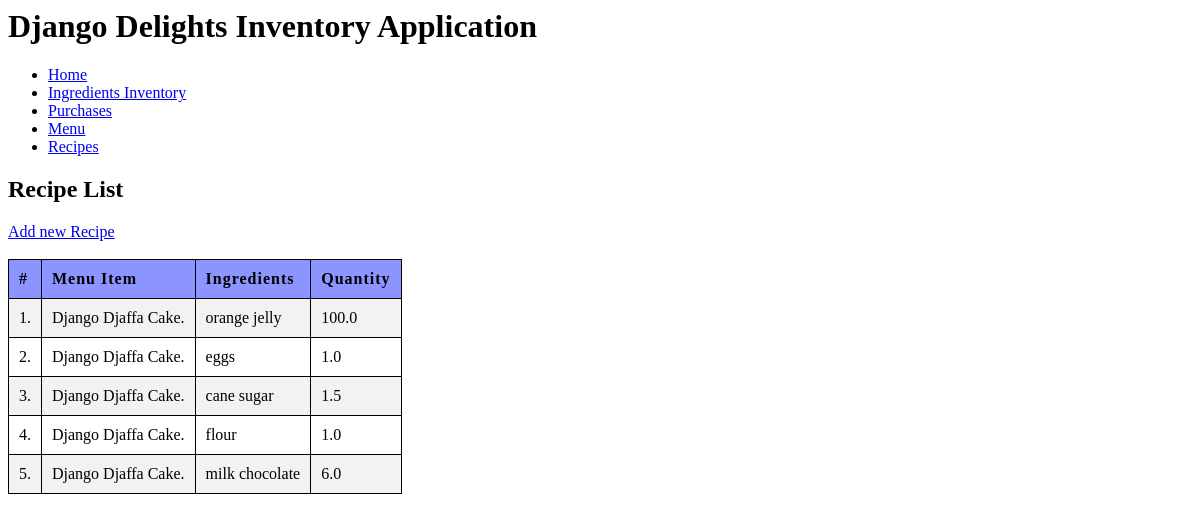
The app's page /recipe/list, older data.
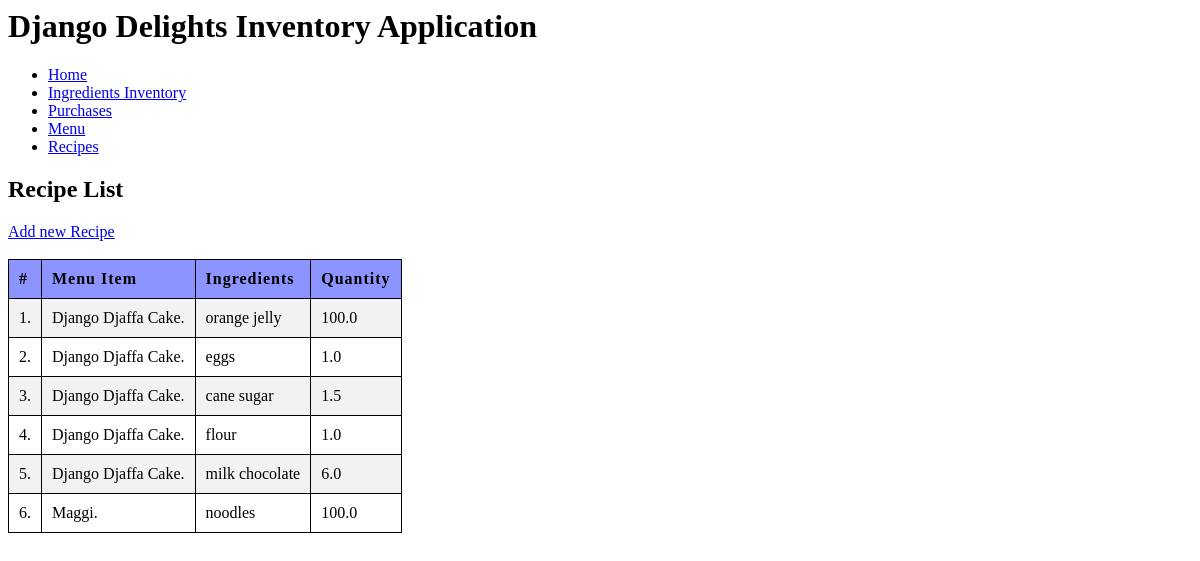
The same page, newer data.
### delights/models.py (models this page shows, shortened)
class RecipeRequirement(models.Model):
    menu_item = models.ForeignKey(MenuItem,on_delete=models.CASCADE)
    ingredient = models.ForeignKey(Ingredient, on_delete=models.SET_NULL, null=True)
    quantity = models.FloatField()

class MenuItem(models.Model):
    title = models.CharField(max_length=150)
    price = models.FloatField()
    class Meta:
        verbose_name_plural = 'Menu Items'
        ordering = ["title"]

class Ingredient(models.Model):
    name = models.CharField(max_length=100)
    unit_price = models.FloatField()
    quantity = models.FloatField()
    unit = models.CharField(max_length=100)
    class Meta:
        verbose_name_plural = 'Ingredients'
        ordering = ["name"]

### delights/views.py (the view)
# urls.py: path('recipe/list', views.getRecipeList.as_view(), name="recipe_list"),
class getRecipeList(ListView):
    model = RecipeRequirement
    template_name = "delights/RecipeList.html"

### delights/templates/delights/RecipeList.html
{% extends "delights/base.html" %}
{% load static %}
{% block head %}
    <link rel="stylesheet" href="{% static 'delights/base.css' %}">
{% endblock %}
{% block content %}
    <h2>Recipe List</h2>
    <div>
        <a href="{%url 'recipe_create' %}">Add new Recipe</a>
    </div>
    <br>
    <div>
         <table>
            <tr>
                <th>#</th>
                <th>Menu Item</th>
                <th>Ingredients</th>
                <th>Quantity</th>
            </tr>
            {% for recipe in reciperequirement_list %}
            <tr>
                <td>{{ recipe.id }}.</td>
                <td>{{ recipe.menu_item.title }}.</td>
                <td>{{ recipe.ingredient.name }}</td>
                <td>{{ recipe.quantity }}</td>
            </tr>
            {% endfor %}
        </table>
    </div>
{% endblock %}

Row changes from the older to the newer data that the page shows:
added RecipeRequirement: id "6", menu_item "Maggi", ingredient.name "noodles", quantity "100.0"
